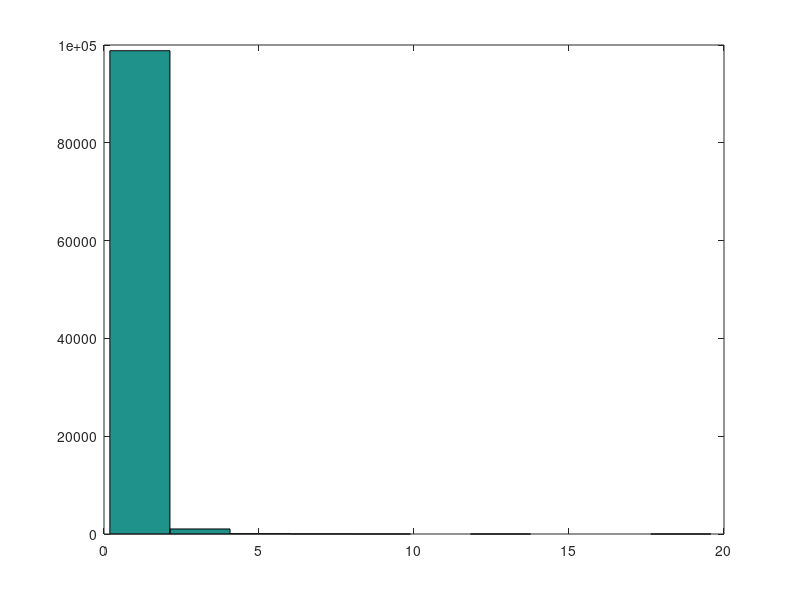

Here is the MATLAB script that generated this plot: (Note: this script raises an error after producing the figure.)
%% understanding Jbar, tau, and sigma

Jbar = 3.5452;
tau = 2;

nSamps = 1e5;
samps = sqrt(1./gamrnd(Jbar/tau,tau,1,nSamps));

% hist(1./samps.^2)
% hist(samps)

figure; hist(samps)
mean(samps)

%% ==========================================================
%             STUFF WITH ACTUAL DATA!
% ===========================================================
% 02.5.2017

% load in data file
load('group_data.mat')

% saving subjid, priority, radius, response_x, response_y, target_theta
usefuldata = group_data(:,[1 2 4 6 7 13]);

% deleting nans
idx = logical(sum(isnan(usefuldata),2)); % idxs of nans 
usefuldata(idx,:) = [];

% rename useful columns of group_data.mat
data_subj = usefuldata(:,1);
data_priority = usefuldata(:,2);
data_radius = usefuldata(:,3);
response_x = usefuldata(:,4);
response_y = usefuldata(:,5);
target_x = 10*cosd(usefuldata(:,6)); % x location
target_y = 10*sind(usefuldata(:,6)); % y location

% errors
error_x = response_x - target_x;
error_y = response_y - target_y;
error_distance = sqrt(error_x.^2 + error_y.^2);

% deleting trials with technical malfunctions
idx = (error_distance >= 10) | (data_radius >= 10);
error_distance(idx) = [];
data_priority(idx) = [];
data_subj(idx) = [];
data_radius(idx) = [];
error_x(idx) = [];
error_y(idx) = [];

% priority and subject numbers
priorityVec = sort(unique(data_priority),'descend'); % priority condition
nPriorities = length(priorityVec);
titleVec = {'high','med','low'};
subjVec = unique(data_subj);
nSubj = length(subjVec);

% data = cell(1,nSubj);
% for isubj = 1:nSubj
%     subjnum = subjVec(isubj);
%     
%     data{isubj} = cell(1,nPriorities);
%     for ipriority = 1:nPriorities
%         priority = priorityVec(ipriority);
%         idx = (data_subj == subjnum) & (data_priority == priority);
%         nTrials = sum(idx);
%         
%         data{isubj}{ipriority} = nan(nTrials,2);
%         data{isubj}{ipriority}(:,1) = error_distance(idx);
%         data{isubj}{ipriority}(:,2) = data_radius(idx);
%     end
% end

% save('cleandata.mat','data')

%% % % % % % % % % % % % % % % % % % % % % % % %
%     GET ML PARAMETER ESTIMATES 
% % % % % % % % % % % % % % % % % % % % % % % % 

model = 2;
nSubj = 11;

bfp = nan(nSubj,5);
nLL = nan(1,nSubj);
for isubj = 1:nSubj;
    load(['fits_model' num2str(model) '_subj' num2str(isubj) '.mat'])
    bfp(isubj,:) = ML_parameters(nLLVec == min(nLLVec),:);
    nLL(isubj) = min(nLLVec);
end
ML_parameters = bfp;
nLLVec = nLL;
save(['fits_model' num2str(model) '.mat'],'ML_parameters','nLLVec')

%% model comparison

nParamVec = nan(1,2);
for imodel = 1:2;
    load(['fits_model' num2str(imodel) '.mat'])
    nLL.(['model' num2str(imodel)]) = nLLVec;
    nParamVec(imodel) = size(ML_parameters,2);
    AIC.(['model' num2str(imodel)]) = 2*nLLVec + 2*nParamVec(imodel);
end

modcompidx = 1;
comparison = structfun(@(x) x-AIC.(['model' num2str(modcompidx)]),AIC,'UniformOutput',false);
comparison = comparison.model2;
meancomp = mean(comparison);
semcomp = std(comparison)/sqrt(length(comparison));

figure;
fill([0 12 12 0],[meancomp-semcomp meancomp-semcomp meancomp+semcomp meancomp+semcomp],...
    0.7*ones(1,3),'EdgeColor','none'); 
hold on;
bar(comparison,'k')

defaultplot
set(gca,'XTick',[],'XTickLabel',[])
ylabel('\Delta AIC (favoring optimal model)')


%% % % % % % % % % % % % % % % % % % % % % % %
%       PLOTS 
% % % % % % % % % % % % % % % % % % % % % % % 

% for real data and one simulated dataset (using ML parameters)
% 1. disc size as a function of euclidean error
% 2. histogram of error and disc sizes for each priority
% 3. median and IQR for error and disc size for each priority
 
% for real data and probability (given ML parameters)
% 4. data overlayed onto heatmap of probabilities

%% simulate one dataset

close all

nPriorities = 3;
model = 1;
isubj = 1; % fitted data isubj = actual data isubj - 3
load('cleandata.mat','data')

% get ML parameter estimate for isubj
load(['fits_model' num2str(model) '.mat'])
Theta = ML_parameters(isubj,:); 

nTrials = nan(1,3);
for ipriority = 1:nPriorities
    nTrials(ipriority) = size(data{isubj}{ipriority},1);
end

simdata = simulate_data(model,Theta,nTrials);
%% 1. plot disc size as a function of euclidean error

% plot simulated data on top of real data
for ipriority = 1:nPriorities
    subplot(2,2,ipriority)
    plot(data{isubj}{ipriority}(:,1),data{isubj}{ipriority}(:,2),'ko');
    hold on;
    plot(simdata{ipriority}(:,1),simdata{ipriority}(:,2),'r*');
    defaultplot
end

%% 2. plot histogram of error and disc size for each priority

figure;
for ipriority = 1:nPriorities
    
    % plot error
    subplot(3,2,2*ipriority-1)
    hist([data{isubj}{ipriority}(:,1) simdata{ipriority}(:,1)])
    
    % plot discsize
    subplot(3,2,2*ipriority)
    hist([data{isubj}{ipriority}(:,2) simdata{ipriority}(:,2)])
end

%% 3. plot median and IQR for error and disc size for each priority

figure;
for ipriority = 1:nPriorities
    
    % DISTANCE ERROR
    % error from real data
    subplot(1,2,1)
    sorteddata = sort(data{isubj}{ipriority}(:,1));
    quart25 = sorteddata(round(length(sorteddata)*0.25));
    quart75 = sorteddata(round(length(sorteddata)*0.75));   
    med = median(sorteddata);
    hold on; errorbar(ipriority,med,med-quart25,quart75-med,'Marker','.','Color','k');
    
    % simualted data error
    sorteddata = sort(simdata{ipriority}(:,1));
    quart25 = sorteddata(round(length(sorteddata)*0.25));
    quart75 = sorteddata(round(length(sorteddata)*0.75));   
    med = median(sorteddata);
    hold on; errorbar(ipriority+0.2,med,med-quart25,quart75-med,'Marker','.','Color','r');
    
    % DISC SIZE
    % real data
    subplot(1,2,2)
    sorteddata = sort(data{isubj}{ipriority}(:,2));
    quart25 = sorteddata(round(length(sorteddata)*0.25));
    quart75 = sorteddata(round(length(sorteddata)*0.75));   
    med = median(sorteddata);
    hold on; errorbar(ipriority,med,med-quart25,quart75-med,'Marker','.','Color','k');
    
    % simulated disc size
    sorteddata = sort(simdata{ipriority}(:,2));
    quart25 = sorteddata(round(length(sorteddata)*0.25));
    quart75 = sorteddata(round(length(sorteddata)*0.75));   
    med = median(sorteddata);
    hold on; errorbar(ipriority+0.2,med,med-quart25,quart75-med,'Marker','.','Color','r');
end

subplot(1,2,1);
defaultplot
xlim([0.5 3.5])
title('saccadic error (dva)')

subplot(1,2,2)
defaultplot
xlim([0.5 3.5])
title('disc size (dva)')

%% simulating a bunch of data per subject 
% 4. plot disc size as a function of euclidean error
clear all

nPriorities = 3;
model = 1;
nTrials = 1e5*ones(1,3); % how many trials to simulate per priority
nSubj = 11;
load('cleandata.mat','data')

% get ML parameter estimate for isubj
load(['fits_model' num2str(model) '.mat'])

simdata = cell(1,nSubj);
for isubj = 1:nSubj;
    Theta = ML_parameters(isubj,:);
    simdata{isubj} = simulate_data(model,Theta,nTrials);
end

%% histograms per subjects
xlims = linspace(0,10,11);

for isubj = 1:11;
    figure;
    for ipriority = 1:nPriorities
        
        % histogram of euclidean error
        datacounts = hist(data{isubj}{ipriority}(:,1),xlims);
        simdatacounts = hist(simdata{isubj}{ipriority}(:,1),xlims);
        error{ipriority}(isubj,:) = datacounts./sum(datacounts);
        simerror{ipriority}(isubj,:) = simdatacounts./sum(simdatacounts);
        
        subplot(3,2,2*ipriority-1)
        plot(xlims,error{ipriority}(isubj,:),'k')
        hold on;
        plot(xlims,simerror{ipriority}(isubj,:),'Color',aspencolors('booger'));
        defaultplot
        if ipriority == 1; title('euclidean error'); end
        
        % histogram of disc size
        datacounts = hist(data{isubj}{ipriority}(:,2),xlims);
        simdatacounts = hist(simdata{isubj}{ipriority}(:,2),xlims);
        discsize{ipriority}(isubj,:) = datacounts./sum(datacounts);
        simdiscsize{ipriority}(isubj,:)  = simdatacounts./sum(simdatacounts);
        
        subplot(3,2,2*ipriority)
        plot(xlims,discsize{ipriority}(isubj,:),'k')
        hold on;
        plot(xlims,simdiscsize{ipriority}(isubj,:),'Color',aspencolors('booger'));
        defaultplot
        if ipriority == 1; title('disc size'); end
    end
    pause;
end

%% group plot
meanerror = cellfun(@mean,error,'UniformOutput',false);
semerror = cellfun(@(x) std(x)./sqrt(size(x,1)),error,'UniformOutput',false);
meandiscsize = cellfun(@mean,discsize,'UniformOutput',false);
semdiscsize = cellfun(@(x) std(x)./sqrt(size(x,1)),discsize,'UniformOutput',false);

meansimerror = cellfun(@mean,simerror,'UniformOutput',false);
semsimerror = cellfun(@(x) std(x)./sqrt(size(x,1)),simerror,'UniformOutput',false);
meansimdiscsize = cellfun(@mean,simdiscsize,'UniformOutput',false);
semsimdiscsize = cellfun(@(x) std(x)./sqrt(size(x,1)),simdiscsize,'UniformOutput',false);

figure
for ipriority = 1:nPriorities;
    
    % error
    subplot(3,3,3*ipriority-2)
    fill([xlims fliplr(xlims)],[meansimerror{ipriority}-semsimerror{ipriority}...
        fliplr(meansimerror{ipriority}+semsimerror{ipriority})],aspencolors('booger'),'EdgeColor','none');
    hold on;
    errorbar(xlims,meanerror{ipriority},semerror{ipriority},'Color','k');
    defaultplot
    axis([0 10 0 0.6])
    if ipriority == 1; title('euclidean error'); end
    
    % discsize
    subplot(3,3,3*ipriority-1)
    fill([xlims fliplr(xlims)],[meansimdiscsize{ipriority}-semsimdiscsize{ipriority}...
        fliplr(meansimdiscsize{ipriority}+semsimdiscsize{ipriority})],aspencolors('booger'),'EdgeColor','none');
    hold on;
    errorbar(xlims,meandiscsize{ipriority},semdiscsize{ipriority},'Color','k');
    defaultplot
    axis([0 10 0 0.6])
    if ipriority == 1; title('disc size'); end
end

%% quantile correlation plot per subject

nQuants = 6;
for isubj = 1:11;
    figure;
    for ipriority = 1:nPriorities
        currdata = data{isubj}{ipriority}(:,1);
        [currdata,idx] = sort(currdata);
        quantVec = round(linspace(0,length(currdata),nQuants+1));
        
        currsimdata = simdata{isubj}{ipriority}(:,1);
        [currsimdata,simidx] = sort(currsimdata);
        simquantVec = round(linspace(0,length(currsimdata),nQuants+1));
        for iquant = 1:nQuants
            meanquanterror{ipriority}(isubj,iquant) = mean(currdata(quantVec(iquant)+1:quantVec(iquant+1)));
            meanquantdiscsize{ipriority}(isubj,iquant) = mean(data{isubj}{ipriority}(idx(quantVec(iquant)+1:quantVec(iquant+1)),2));
            
            meanquantsimerror{ipriority}(isubj,iquant) = mean(currsimdata(simquantVec(iquant)+1:simquantVec(iquant+1)));
            meanquantsimdiscsize{ipriority}(isubj,iquant) = mean(simdata{isubj}{ipriority}(simidx(simquantVec(iquant)+1:simquantVec(iquant+1)),2));
        end
        
        subplot(3,1,ipriority)
        plot(meanquanterror{ipriority}(isubj,:),meanquantdiscsize{ipriority}(isubj,:),'k');
        hold on;
        plot(meanquantsimerror{ipriority}(isubj,:),meanquantsimdiscsize{ipriority}(isubj,:),'Color',aspencolors('booger'));

    end
    pause;
end

%% group plot

meanmeanquanterror = cellfun(@mean,meanquanterror,'UniformOutput',false);
meanmeanquantdiscsize = cellfun(@mean,meanquantdiscsize,'UniformOutput',false);
semmeanquantdiscsize= cellfun(@(x) std(x)./sqrt(size(x,1)),meanquantdiscsize,'UniformOutput',false);
meanmeanquantsimerror = cellfun(@mean,meanquantsimerror,'UniformOutput',false);
meanmeanquantsimdiscsize = cellfun(@mean,meanquantsimdiscsize,'UniformOutput',false);
semmeanquantsimdiscsize= cellfun(@(x) std(x)./sqrt(size(x,1)),meanquantsimdiscsize,'UniformOutput',false);

figure;
colorMat = {'k','r','b'};
for ipriority = 1:nPriorities;
        subplot(3,3,3*ipriority)
    hold on
    plot_summaryfit(meanmeanquantsimerror{ipriority},[],[],meanmeanquantsimdiscsize{ipriority},...
    semmeanquantsimdiscsize{ipriority},[],aspencolors('booger'))
plot_summaryfit(meanmeanquanterror{ipriority},meanmeanquantdiscsize{ipriority},semmeanquantdiscsize{ipriority},...
    [],[],'k')

end
